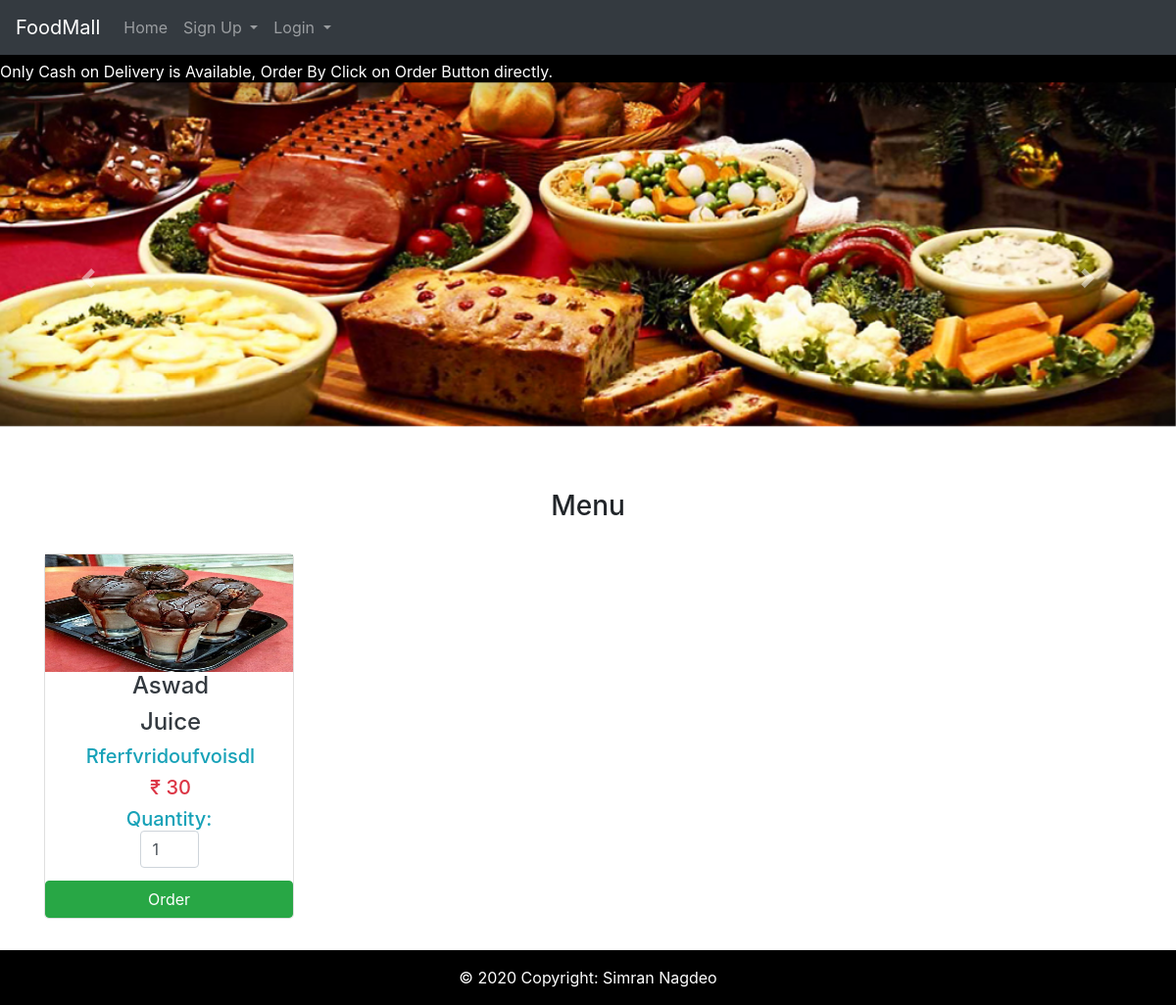
Before: / with the older database file.
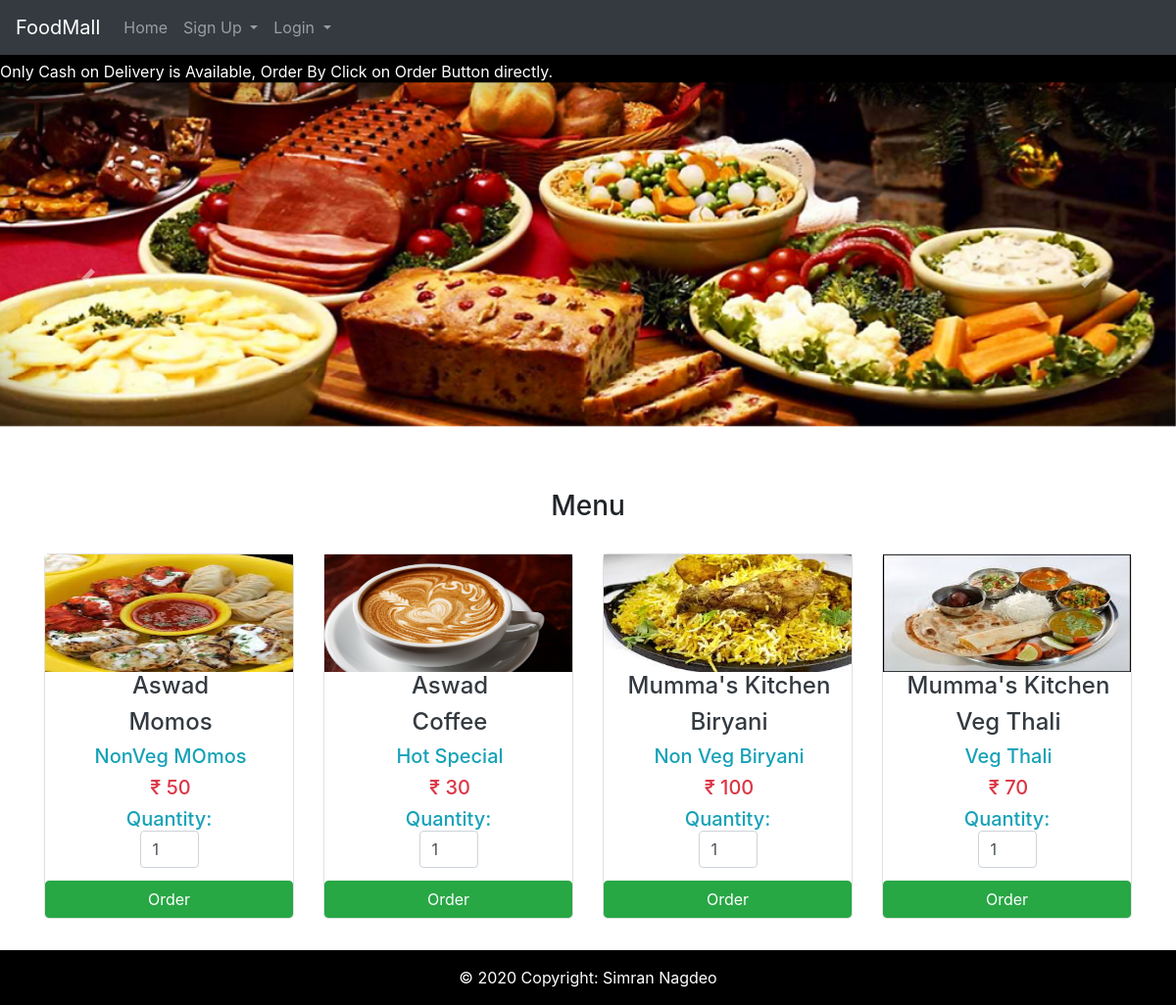
After: the same page with the newer database file.
### tables this page shows
CREATE TABLE `food` (
  `f_id` int(30) NOT NULL,
  `name` text NOT NULL,
  `price` int(30) NOT NULL,
  `description` text NOT NULL,
  `r_id` int(30) NOT NULL,
  `images` text NOT NULL,
  `options` text NOT NULL,
  `type` varchar(30) NOT NULL
);

CREATE TABLE `restaurant` (
  `r_id` int(30) NOT NULL,
  `name` text NOT NULL,
  `email` text NOT NULL,
  `username` text NOT NULL,
  `contact` varchar(30) NOT NULL,
  `address` text NOT NULL,
  `password` text NOT NULL
);

### index.php (the view, shortened to what this page needs)
<?php
$conn = Connect();
?>
<!DOCTYPE html>
<html lang="en">
<head>
    <link rel="stylesheet" type = "text/css" href ="css/bootstrap-4.5.0-dist/css/bootstrap.min.css">
   <link rel="stylesheet" type = "text/css" href ="css/mediaQuery.css">
</head>
<body>
<nav class="navbar navbar-expand-sm bg-dark navbar-dark displayNoneLess1200">
  <a class="navbar-brand" href="#">FoodMall</a>
  <ul class="navbar-nav">
    <li class="nav-item">
      <a class="nav-link" href="#">Home</a>
    </li>
  </ul>
  <?php
if(isset($_SESSION['login_user1'])){
?>
  <ul class="nav navbar-nav navbar-right" style="position: absolute;right:1rem">
      <li style="margin-right: 1rem;"><a href="#" style="color: white;">Welcome <?php echo $_SESSION['login_user1']; ?> </a></li>
      <li style="margin-right: 1rem;"><a href="addFood.php" style="color: white;">Add food</a></li>
      <li style="margin-right: 1rem;"><a href="RestaurantOrder.php" style="color: white;">View Orders</a></li>
            <li><a href="logout_r.php" style="color: white;"> Log Out </a></li>
          </ul>
  <?php
}
else {
  ?>
  <ul class="nav navbar-nav navbar-right">
    <li class="nav-item dropdown">
      <a class="nav-link dropdown-toggle" href="#" id="navbardrop" data-toggle="dropdown">
        Sign Up
      </a>
    </li>
    <li class="nav-item dropdown">
      <a class="nav-link dropdown-toggle" href="#" id="navbardrop" data-toggle="dropdown">
        Login
      </a>
    </li>
  </ul>
  <?php
}
?>
</nav>
 <marquee width="100%" direction="left" class="displayNoneLess1200" height="30px" style="background: black;color:white;padding:5px 0px;">
  Only Cash on Delivery is Available, Order By Click on Order Button directly.
</marquee>
<div id="carouselExampleInterval" class="carousel slide displayNoneLess1200" data-ride="carousel" style="margin-top: -0.4rem; ">
  <div class="carousel-inner">
      <div class="carousel-item active" style="height: 25rem;" data-interval="10000">
        <img src="images/slide001.jpg" class="d-block w-100" alt="...">
    </div>
  </div>
  <a class="carousel-control-prev" href="#carouselExampleInterval" role="button" data-slide="prev">
    <span class="carousel-control-prev-icon" aria-hidden="true"></span>
  </a>
  <a class="carousel-control-next" href="#carouselExampleInterval" role="button" data-slide="next">
    <span class="carousel-control-next-icon" aria-hidden="true"></span>
  </a>
</div>
 <div class="container displayNoneLess1200" style="width:95%;">
 <?php
 $foodCountRes=0;
 $sqlFoodcount="Select * from food ";
    $resultFoodCount = mysqli_query($conn, $sqlFoodcount);
    $foodCount= mysqli_num_rows($resultFoodCount) ;
if(isset($_SESSION['login_user1'])){
    $Uname=$_SESSION['login_user1'];
    $r_id;
    $r_name;
    $sqlType="Select r_id,name from restaurant where username='$Uname'";
    $result1 = mysqli_query($conn, $sqlType);
    if (mysqli_num_rows($result1) > 0)
     {
     while($row = mysqli_fetch_assoc($result1)){
         $r_id=$row["r_id"];
         $r_name=$row["name"];
     }
    }
    $sql = "SELECT * FROM food WHERE options = 'Enable' and r_id='$r_id' ORDER BY f_id";
    $result = mysqli_query($conn, $sql);
    $foodCountRes=  mysqli_num_rows($result);
?>
     <h3 style="text-align: center;color: #ff6900;margin-top: 1rem">Restaurant <?php echo $r_name;?></h3>
<?php
}
else {
    if($foodCount>0 || $foodCountRes>0){
    echo "<h3 style='text-align:center;margin-top:1rem;'>Menu</h3>";}else{
        echo "<h3 style='text-align:center;margin-top:1rem;'>Oops No food Available!!</h3>";
    }
$sql = "SELECT * FROM food WHERE options = 'Enable' ORDER BY f_id";
$result = mysqli_query($conn, $sql);
}
if (mysqli_num_rows($result) > 0)
{
  $count=0;
  while($row = mysqli_fetch_assoc($result)){
    if ($count == 0)
      echo "<div class='row' style='margin-top:2rem;'>";
      $r_id=$row["r_id"];
      $sql_R_id = "SELECT name FROM restaurant WHERE r_id='$r_id'";
      $result_rName = $conn->query($sql_R_id);
      if (mysqli_num_rows($result_rName) > 0) {
      while($row1 = $result_rName->fetch_assoc()) {
          $R_Name=$row1["name"];
        }
      }
?>
<div class="col-md-3">
    <form method="post" action="order.php?action=add&id=<?php echo $row['f_id']; ?>&Rid=<?php echo $row['r_id']; ?>">
        <div class="mypanel card" style="text-transform: capitalize;border-radius: 5px" align="center">
    <img src="<?php echo $row["images"]; ?>" style="height: 120px;width:100%" class="img-responsive">
    <h4 class="text-dark textellipsis"><?php echo $R_Name; ?></h4>
<h4 class="text-dark textellipsis"><?php echo $row["name"]; ?></h4>
<h5 class="text-info textellipsis"><?php echo $row["description"]; ?></h5>
<h5 class="text-danger textellipsis">&#8377; <?php echo $row["price"]; ?></h5>
<h5 class="text-info">Quantity: <input type="number" min="1" max="25" name="quantity" class="form-control" value="1" style="width: 60px;"> </h5>
<button type="submit" name="add" style="margin-top:5px;"
       data-toggle="modal" data-target="#orderModal"
    <?php if (isset($_SESSION['login_user1'])){ ?> disabled <?php   } ?>
    class="btn btn-success" value="Order">Order</button>
    </form>
</div>
</div>
<?php
$count++;
if($count==4)
{
  $count=0;
}
}
?>
</div>
  <?php
}
?>
<footer class="page-footer font-small blue displayNoneLess1200" style="background: black;margin-top:2rem;color: white">
  <div class="footer-copyright text-center py-3">&copy; 2020 Copyright:
     Simran Nagdeo
  </div>
</footer>
</body>
</html>

### index.php (style rules this page uses)
.textellipsis { white-space: nowrap; width: 16rem; overflow: hidden; text-overflow: ellipsis; text-align: center; padding: 0rem 1rem; }

Changed rows visible on the page:
removed food: images (picture), r.name "Aswad", name "Juice", description "Rferfvridoufvoisdl", price "30"
added food: images (picture), r.name "Aswad", name "Momos", description "NonVeg MOmos", price "50"
added food: images (picture), r.name "Aswad", name "Coffee", description "Hot Special", price "30"
added food: images (picture), r.name "Mumma's Kitchen", name "Biryani", description "Non Veg Biryani", price "100"
added food: images (picture), r.name "Mumma's Kitchen", name "Veg Thali", description "Veg Thali", price "70"
